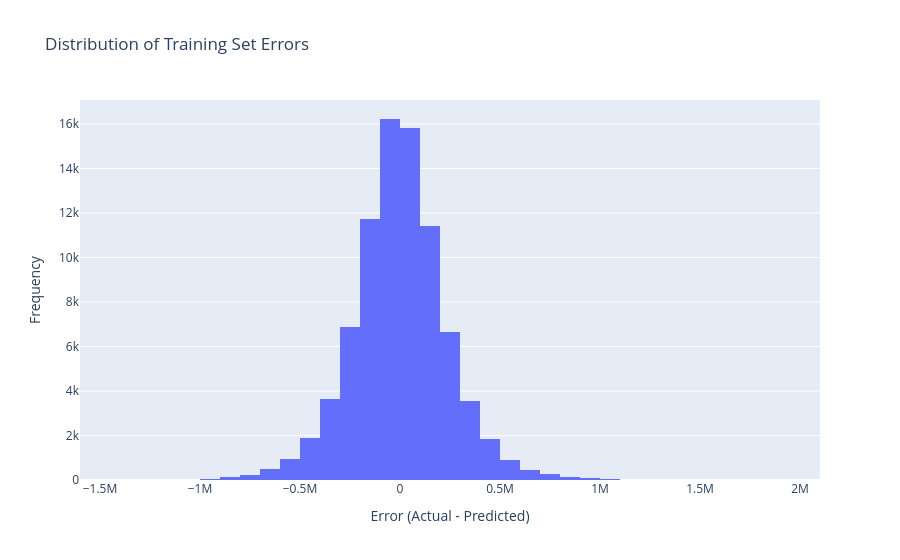

Here is the notebook cell this chart was saved with:
### Code cell
import plotly.express as px

fig = px.histogram(
    test_df,
    x='error',
    nbins=50,
    title='Distribution of Training Set Errors',
    labels={'error': 'Error (Actual - Predicted)', 'count': 'Frequency'}
)
fig.update_layout(
    xaxis_title='Error (Actual - Predicted)',
    yaxis_title='Frequency'
)
fig.show()

### Figure 1 — Plotly figure (JSON) as saved in the notebook; plotly's stock layout.template omitted (floating-point values rounded to 4 significant figures; data arrays with more than 128 entries replaced by an {"elided": "..."} marker saying what was removed)
{"data": [{"bingroup": "x", "hovertemplate": "Error (Actual - Predicted)=%{x}<br>count=%{y}<extra></extra>", "legendgroup": "", "marker": {"color": "#636efa", "pattern": {"shape": ""}}, "name": "", "nbinsx": 50, "orientation": "v", "showlegend": false, "type": "histogram", "x": {"elided": "83403 float values"}, "xaxis": "x", "yaxis": "y"}], "layout": {"barmode": "relative", "legend": {"tracegroupgap": 0}, "title": {"text": "Distribution of Training Set Errors"}, "xaxis": {"anchor": "y", "domain": [0, 1], "title": {"text": "Error (Actual - Predicted)"}}, "yaxis": {"anchor": "x", "domain": [0, 1], "title": {"text": "Frequency"}}}}
